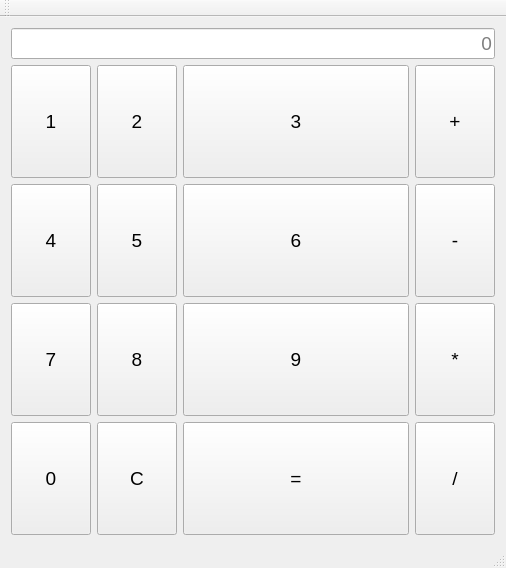
<?xml version="1.0" encoding="UTF-8"?>
<ui version="4.0">
 <class>Task37_1Class</class>
 <widget class="QMainWindow" name="Task37_1Class">
  <property name="geometry">
   <rect>
    <x>0</x>
    <y>0</y>
    <width>506</width>
    <height>568</height>
   </rect>
  </property>
  <property name="windowTitle">
   <string>Task37_1</string>
  </property>
  <widget class="QWidget" name="centralWidget">
   <layout class="QGridLayout" name="gridLayout_2">
    <item row="1" column="0">
     <layout class="QVBoxLayout" name="verticalLayout">
      <item>
       <layout class="QGridLayout" name="gridLayout">
        <item row="1" column="2">
         <widget class="QPushButton" name="pushButton_3">
          <property name="sizePolicy">
           <sizepolicy hsizetype="Minimum" vsizetype="Expanding">
            <horstretch>0</horstretch>
            <verstretch>0</verstretch>
           </sizepolicy>
          </property>
          <property name="font">
           <font>
            <pointsize>14</pointsize>
           </font>
          </property>
          <property name="text">
           <string>3</string>
          </property>
         </widget>
        </item>
        <item row="14" column="0">
         <widget class="QPushButton" name="pushButton_10">
          <property name="sizePolicy">
           <sizepolicy hsizetype="Minimum" vsizetype="Expanding">
            <horstretch>0</horstretch>
            <verstretch>0</verstretch>
           </sizepolicy>
          </property>
          <property name="font">
           <font>
            <pointsize>14</pointsize>
           </font>
          </property>
          <property name="text">
           <string>0</string>
          </property>
         </widget>
        </item>
        <item row="1" column="3">
         <widget class="QPushButton" name="pushButton_13">
          <property name="sizePolicy">
           <sizepolicy hsizetype="Minimum" vsizetype="Expanding">
            <horstretch>0</horstretch>
            <verstretch>0</verstretch>
           </sizepolicy>
          </property>
          <property name="font">
           <font>
            <pointsize>14</pointsize>
           </font>
          </property>
          <property name="text">
           <string>+</string>
          </property>
         </widget>
        </item>
        <item row="12" column="2">
         <widget class="QPushButton" name="pushButton_6">
          <property name="sizePolicy">
           <sizepolicy hsizetype="Minimum" vsizetype="Expanding">
            <horstretch>0</horstretch>
            <verstretch>0</verstretch>
           </sizepolicy>
          </property>
          <property name="font">
           <font>
            <pointsize>14</pointsize>
           </font>
          </property>
          <property name="text">
           <string>6</string>
          </property>
         </widget>
        </item>
        <item row="12" column="3">
         <widget class="QPushButton" name="pushButton_14">
          <property name="sizePolicy">
           <sizepolicy hsizetype="Minimum" vsizetype="Expanding">
            <horstretch>0</horstretch>
            <verstretch>0</verstretch>
           </sizepolicy>
          </property>
          <property name="font">
           <font>
            <pointsize>14</pointsize>
           </font>
          </property>
          <property name="text">
           <string>-</string>
          </property>
         </widget>
        </item>
        <item row="13" column="2">
         <widget class="QPushButton" name="pushButton_9">
          <property name="sizePolicy">
           <sizepolicy hsizetype="Minimum" vsizetype="Expanding">
            <horstretch>0</horstretch>
            <verstretch>0</verstretch>
           </sizepolicy>
          </property>
          <property name="font">
           <font>
            <pointsize>14</pointsize>
           </font>
          </property>
          <property name="text">
           <string>9</string>
          </property>
         </widget>
        </item>
        <item row="13" column="3">
         <widget class="QPushButton" name="pushButton_15">
          <property name="sizePolicy">
           <sizepolicy hsizetype="Minimum" vsizetype="Expanding">
            <horstretch>0</horstretch>
            <verstretch>0</verstretch>
           </sizepolicy>
          </property>
          <property name="font">
           <font>
            <pointsize>14</pointsize>
           </font>
          </property>
          <property name="text">
           <string>*</string>
          </property>
         </widget>
        </item>
        <item row="14" column="2">
         <widget class="QPushButton" name="pushButton_11">
          <property name="sizePolicy">
           <sizepolicy hsizetype="Expanding" vsizetype="Expanding">
            <horstretch>0</horstretch>
            <verstretch>0</verstretch>
           </sizepolicy>
          </property>
          <property name="font">
           <font>
            <pointsize>14</pointsize>
           </font>
          </property>
          <property name="text">
           <string>=</string>
          </property>
         </widget>
        </item>
        <item row="12" column="0">
         <widget class="QPushButton" name="pushButton_4">
          <property name="sizePolicy">
           <sizepolicy hsizetype="Minimum" vsizetype="Expanding">
            <horstretch>0</horstretch>
            <verstretch>0</verstretch>
           </sizepolicy>
          </property>
          <property name="font">
           <font>
            <pointsize>14</pointsize>
           </font>
          </property>
          <property name="text">
           <string>4</string>
          </property>
         </widget>
        </item>
        <item row="14" column="3">
         <widget class="QPushButton" name="pushButton_12">
          <property name="sizePolicy">
           <sizepolicy hsizetype="Minimum" vsizetype="Expanding">
            <horstretch>0</horstretch>
            <verstretch>0</verstretch>
           </sizepolicy>
          </property>
          <property name="font">
           <font>
            <pointsize>14</pointsize>
           </font>
          </property>
          <property name="text">
           <string>/</string>
          </property>
         </widget>
        </item>
        <item row="1" column="1">
         <widget class="QPushButton" name="pushButton_2">
          <property name="sizePolicy">
           <sizepolicy hsizetype="Minimum" vsizetype="Expanding">
            <horstretch>0</horstretch>
            <verstretch>0</verstretch>
           </sizepolicy>
          </property>
          <property name="font">
           <font>
            <pointsize>14</pointsize>
           </font>
          </property>
          <property name="text">
           <string>2</string>
          </property>
         </widget>
        </item>
        <item row="12" column="1">
         <widget class="QPushButton" name="pushButton_5">
          <property name="sizePolicy">
           <sizepolicy hsizetype="Minimum" vsizetype="Expanding">
            <horstretch>0</horstretch>
            <verstretch>0</verstretch>
           </sizepolicy>
          </property>
          <property name="font">
           <font>
            <pointsize>14</pointsize>
           </font>
          </property>
          <property name="text">
           <string>5</string>
          </property>
         </widget>
        </item>
        <item row="13" column="0">
         <widget class="QPushButton" name="pushButton_7">
          <property name="sizePolicy">
           <sizepolicy hsizetype="Minimum" vsizetype="Expanding">
            <horstretch>0</horstretch>
            <verstretch>0</verstretch>
           </sizepolicy>
          </property>
          <property name="font">
           <font>
            <pointsize>14</pointsize>
           </font>
          </property>
          <property name="text">
           <string>7</string>
          </property>
         </widget>
        </item>
        <item row="13" column="1">
         <widget class="QPushButton" name="pushButton_8">
          <property name="sizePolicy">
           <sizepolicy hsizetype="Minimum" vsizetype="Expanding">
            <horstretch>0</horstretch>
            <verstretch>0</verstretch>
           </sizepolicy>
          </property>
          <property name="font">
           <font>
            <pointsize>14</pointsize>
           </font>
          </property>
          <property name="text">
           <string>8</string>
          </property>
         </widget>
        </item>
        <item row="1" column="0">
         <widget class="QPushButton" name="pushButton">
          <property name="sizePolicy">
           <sizepolicy hsizetype="Minimum" vsizetype="Preferred">
            <horstretch>0</horstretch>
            <verstretch>0</verstretch>
           </sizepolicy>
          </property>
          <property name="font">
           <font>
            <pointsize>14</pointsize>
           </font>
          </property>
          <property name="text">
           <string>1</string>
          </property>
         </widget>
        </item>
        <item row="14" column="1">
         <widget class="QPushButton" name="pushButton_16">
          <property name="sizePolicy">
           <sizepolicy hsizetype="Minimum" vsizetype="Expanding">
            <horstretch>0</horstretch>
            <verstretch>0</verstretch>
           </sizepolicy>
          </property>
          <property name="font">
           <font>
            <family>MS Shell Dlg 2</family>
            <pointsize>14</pointsize>
           </font>
          </property>
          <property name="text">
           <string>C</string>
          </property>
         </widget>
        </item>
       </layout>
      </item>
     </layout>
    </item>
    <item row="0" column="0">
     <widget class="QLineEdit" name="lineEdit">
      <property name="sizePolicy">
       <sizepolicy hsizetype="Expanding" vsizetype="Fixed">
        <horstretch>10</horstretch>
        <verstretch>40</verstretch>
       </sizepolicy>
      </property>
      <property name="font">
       <font>
        <pointsize>14</pointsize>
       </font>
      </property>
      <property name="layoutDirection">
       <enum>Qt::LeftToRight</enum>
      </property>
      <property name="autoFillBackground">
       <bool>false</bool>
      </property>
      <property name="inputMask">
       <string/>
      </property>
      <property name="text">
       <string/>
      </property>
      <property name="frame">
       <bool>true</bool>
      </property>
      <property name="alignment">
       <set>Qt::AlignRight|Qt::AlignTrailing|Qt::AlignVCenter</set>
      </property>
      <property name="readOnly">
       <bool>false</bool>
      </property>
      <property name="placeholderText">
       <string>0</string>
      </property>
      <property name="cursorMoveStyle">
       <enum>Qt::LogicalMoveStyle</enum>
      </property>
     </widget>
    </item>
   </layout>
  </widget>
  <widget class="QMenuBar" name="menuBar">
   <property name="geometry">
    <rect>
     <x>0</x>
     <y>0</y>
     <width>506</width>
     <height>26</height>
    </rect>
   </property>
  </widget>
  <widget class="QToolBar" name="mainToolBar">
   <attribute name="toolBarArea">
    <enum>TopToolBarArea</enum>
   </attribute>
   <attribute name="toolBarBreak">
    <bool>false</bool>
   </attribute>
  </widget>
  <widget class="QStatusBar" name="statusBar"/>
 </widget>
 <layoutdefault spacing="6" margin="11"/>
 <resources>
  <include location="Task37_1.qrc"/>
 </resources>
 <connections>
  <connection>
   <sender>pushButton_10</sender>
   <signal>clicked()</signal>
   <receiver>Task37_1Class</receiver>
   <slot>add0()</slot>
   <hints>
    <hint type="sourcelabel">
     <x>75</x>
     <y>426</y>
    </hint>
    <hint type="destinationlabel">
     <x>115</x>
     <y>393</y>
    </hint>
   </hints>
  </connection>
  <connection>
   <sender>pushButton</sender>
   <signal>clicked()</signal>
   <receiver>Task37_1Class</receiver>
   <slot>add1()</slot>
   <hints>
    <hint type="sourcelabel">
     <x>87</x>
     <y>150</y>
    </hint>
    <hint type="destinationlabel">
     <x>126</x>
     <y>450</y>
    </hint>
   </hints>
  </connection>
  <connection>
   <sender>pushButton_2</sender>
   <signal>clicked()</signal>
   <receiver>Task37_1Class</receiver>
   <slot>add2()</slot>
   <hints>
    <hint type="sourcelabel">
     <x>163</x>
     <y>132</y>
    </hint>
    <hint type="destinationlabel">
     <x>112</x>
     <y>419</y>
    </hint>
   </hints>
  </connection>
  <connection>
   <sender>pushButton_3</sender>
   <signal>clicked()</signal>
   <receiver>Task37_1Class</receiver>
   <slot>add3()</slot>
   <hints>
    <hint type="sourcelabel">
     <x>249</x>
     <y>140</y>
    </hint>
    <hint type="destinationlabel">
     <x>342</x>
     <y>363</y>
    </hint>
   </hints>
  </connection>
  <connection>
   <sender>pushButton_4</sender>
   <signal>clicked()</signal>
   <receiver>Task37_1Class</receiver>
   <slot>add4()</slot>
   <hints>
    <hint type="sourcelabel">
     <x>32</x>
     <y>243</y>
    </hint>
    <hint type="destinationlabel">
     <x>7</x>
     <y>309</y>
    </hint>
   </hints>
  </connection>
  <connection>
   <sender>pushButton_5</sender>
   <signal>clicked()</signal>
   <receiver>Task37_1Class</receiver>
   <slot>add5()</slot>
   <hints>
    <hint type="sourcelabel">
     <x>136</x>
     <y>254</y>
    </hint>
    <hint type="destinationlabel">
     <x>106</x>
     <y>282</y>
    </hint>
   </hints>
  </connection>
  <connection>
   <sender>pushButton_6</sender>
   <signal>clicked()</signal>
   <receiver>Task37_1Class</receiver>
   <slot>add6()</slot>
   <hints>
    <hint type="sourcelabel">
     <x>308</x>
     <y>243</y>
    </hint>
    <hint type="destinationlabel">
     <x>338</x>
     <y>293</y>
    </hint>
   </hints>
  </connection>
  <connection>
   <sender>pushButton_7</sender>
   <signal>clicked()</signal>
   <receiver>Task37_1Class</receiver>
   <slot>add7()</slot>
   <hints>
    <hint type="sourcelabel">
     <x>66</x>
     <y>342</y>
    </hint>
    <hint type="destinationlabel">
     <x>3</x>
     <y>364</y>
    </hint>
   </hints>
  </connection>
  <connection>
   <sender>pushButton_8</sender>
   <signal>clicked()</signal>
   <receiver>Task37_1Class</receiver>
   <slot>add8()</slot>
   <hints>
    <hint type="sourcelabel">
     <x>185</x>
     <y>333</y>
    </hint>
    <hint type="destinationlabel">
     <x>210</x>
     <y>455</y>
    </hint>
   </hints>
  </connection>
  <connection>
   <sender>pushButton_9</sender>
   <signal>clicked()</signal>
   <receiver>Task37_1Class</receiver>
   <slot>add9()</slot>
   <hints>
    <hint type="sourcelabel">
     <x>302</x>
     <y>327</y>
    </hint>
    <hint type="destinationlabel">
     <x>339</x>
     <y>357</y>
    </hint>
   </hints>
  </connection>
  <connection>
   <sender>pushButton_13</sender>
   <signal>clicked()</signal>
   <receiver>Task37_1Class</receiver>
   <slot>plus()</slot>
   <hints>
    <hint type="sourcelabel">
     <x>405</x>
     <y>152</y>
    </hint>
    <hint type="destinationlabel">
     <x>445</x>
     <y>212</y>
    </hint>
   </hints>
  </connection>
  <connection>
   <sender>pushButton_14</sender>
   <signal>clicked()</signal>
   <receiver>Task37_1Class</receiver>
   <slot>minus()</slot>
   <hints>
    <hint type="sourcelabel">
     <x>402</x>
     <y>240</y>
    </hint>
    <hint type="destinationlabel">
     <x>444</x>
     <y>289</y>
    </hint>
   </hints>
  </connection>
  <connection>
   <sender>pushButton_15</sender>
   <signal>clicked()</signal>
   <receiver>Task37_1Class</receiver>
   <slot>mult()</slot>
   <hints>
    <hint type="sourcelabel">
     <x>402</x>
     <y>332</y>
    </hint>
    <hint type="destinationlabel">
     <x>444</x>
     <y>343</y>
    </hint>
   </hints>
  </connection>
  <connection>
   <sender>pushButton_11</sender>
   <signal>clicked()</signal>
   <receiver>Task37_1Class</receiver>
   <slot>sum()</slot>
   <hints>
    <hint type="sourcelabel">
     <x>307</x>
     <y>426</y>
    </hint>
    <hint type="destinationlabel">
     <x>335</x>
     <y>456</y>
    </hint>
   </hints>
  </connection>
  <connection>
   <sender>pushButton_16</sender>
   <signal>clicked()</signal>
   <receiver>Task37_1Class</receiver>
   <slot>clear_num()</slot>
   <hints>
    <hint type="sourcelabel">
     <x>178</x>
     <y>426</y>
    </hint>
    <hint type="destinationlabel">
     <x>40</x>
     <y>452</y>
    </hint>
   </hints>
  </connection>
  <connection>
   <sender>pushButton_12</sender>
   <signal>clicked()</signal>
   <receiver>Task37_1Class</receiver>
   <slot>del()</slot>
   <hints>
    <hint type="sourcelabel">
     <x>462</x>
     <y>467</y>
    </hint>
    <hint type="destinationlabel">
     <x>441</x>
     <y>538</y>
    </hint>
   </hints>
  </connection>
 </connections>
 <slots>
  <slot>add1()</slot>
  <slot>add2()</slot>
  <slot>add3()</slot>
  <slot>add4()</slot>
  <slot>add5()</slot>
  <slot>add6()</slot>
  <slot>add7()</slot>
  <slot>add8()</slot>
  <slot>add9()</slot>
  <slot>add0()</slot>
  <slot>minus()</slot>
  <slot>plus()</slot>
  <slot>del()</slot>
  <slot>sum()</slot>
  <slot>mult()</slot>
  <slot>clear_num()</slot>
 </slots>
</ui>
